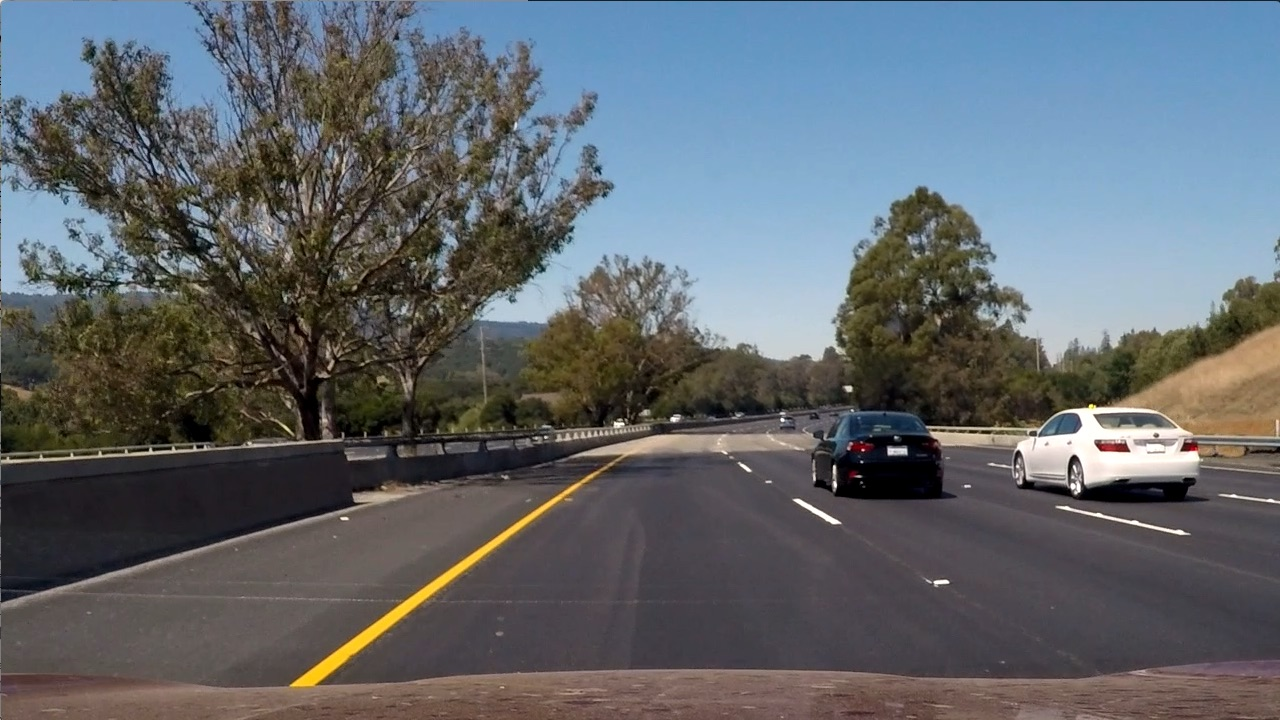
#> input picture test_images/test6.jpg, 1280 x 720 px
$ jupyter execute --allow-errors Advanced_Lane_Lines.ipynb   (older library calls are emulated)
#> lines starting #> are read from the running program, lines starting #| are printed output that depends on the picture; after the words box and inside, x2 and y2 are one past the last pixel; in counts of white or black regions, pixels touching at a corner belong together
[cell 1]
# import neccessary package
import numpy as np
import cv2
import matplotlib.pyplot as plt
import glob
import pickle
import os
from moviepy.editor import VideoFileClip
from IPython.display import HTML
import matplotlib.image as mpimg

## 1. Camera Calibration and Image Undistortion

[cell 2]
# function to calibration the vehicle camera
# [37 lines left out: function camera_calibration, not called in this run]

[cell 3]
# After calibration the vehicle camera, use this function to undistort images
def undistortion (image, pickle_file, print_flag = None, image_directory = None, cal_image = None):
    # check to see if the pickle_file already existed, then load camera calibration parameters
    if os.path.isfile(pickle_file):
        dist_pickle = pickle.load(open(pickle_file, 'rb'))
        mtx = dist_pickle['mtx']
        dist = dist_pickle['dist']
    else:
        # if there is no pickle_file, do the camera calibration
        mtx, dist = camera_calibration(image_directory,cal_image)
    img = cv2.imread(image)
    dst = cv2.undistort(img, mtx, dist, None, mtx)
    # write a undistorted image on a file
    cv2.imwrite('output_images/undistored_image.jpg', dst)

    if print_flag == 'yes':
        # Visualize undistortion
        f, (ax1, ax2) = plt.subplots(1, 2, figsize=(20, 10))
        ax1.imshow(img, cmap='gray')
        ax1.set_title('Original Image', fontsize=10)
        ax2.imshow(dst, cmap='gray')
        ax2.set_title('Undistorted Image', fontsize=10)
        plt.show()
    return dst

[cell 4]
# camera calibration
# image_directory = 'camera_cal/*.jpg'
# cal_image = 'camera_cal/calibration4.jpg'
# mtx, dist = camera_calibration(image_directory,cal_image)

# Undistort the test image
test_image = 'test_images/test6.jpg'
pickle_file = 'camera_cal.p'
#> (the rest of this cell did not finish here and is left out)

#> (reads camera_cal.p from the repository)
#> in undistortion, img is the input picture: shape (720, 1280, 3); mean B, G, R 107.9, 102.6, 97

## 2. Gradient and Color Threshold
### (a). Function definition

[cell 5]
# Define a function to threshold an image for a given range and Sobel kernel
def dir_threshold(image, sobel_kernel=3, thresh=(0, np.pi / 2)):
    # convert to grayscale
    gray = cv2.cvtColor(image, cv2.COLOR_RGB2GRAY)
    # use bilateral filter to filter out noises while preserve edges of images
    gray = cv2.bilateralFilter(gray,5,9,9)

    # Calculate the x and y gradients
    sobelx = cv2.Sobel(gray, cv2.CV_64F, 1, 0, ksize=sobel_kernel)
    sobely = cv2.Sobel(gray, cv2.CV_64F, 0, 1, ksize=sobel_kernel)

    # Take the absolute value of the gradient direction,
    # apply a threshold, and create a binary image result
    absgraddir = np.arctan2(np.absolute(sobely), np.absolute(sobelx))
    binary_direction = np.zeros_like(absgraddir)
    binary_direction[(absgraddir >= thresh[0]) & (absgraddir <= thresh[1])] = 1

    # Return the binary image
    return binary_direction


# Define a sobel function that takes an image, gradient orientation,
# and threshold min / max values.
def apply_sobel (image, orient='x', sobel_threshmin = 0, sobel_threshmax = 100, sobel_kernel = 3):
    # Convert to grayscale
    gray = cv2.cvtColor(image, cv2.COLOR_BGR2GRAY)
    # use bilateral filter to filter out noises while preserve edges of images
    gray = cv2.bilateralFilter(gray,5,9,9)

    # Depend on the given orientation, select the right orient
    if orient == 'x':
        sobelx = cv2.Sobel(gray, cv2.CV_64F, 1, 0, ksize= sobel_kernel)
        abs_sobelx = np.absolute(sobelx)
        scaled_sobelx = np.uint8(255 * abs_sobelx / np.max(abs_sobelx))
        scaled_sobel = scaled_sobelx

    elif orient == 'y':
        sobely = cv2.Sobel(gray, cv2.CV_64F, 0, 1, ksize= sobel_kernel)
        abs_sobely = np.absolute(sobely)
        scaled_sobely = np.uint8(255 * abs_sobely / np.max(abs_sobely))
        scaled_sobel = scaled_sobely

    sobel_binary = np.zeros_like(scaled_sobel)
    sobel_binary[(scaled_sobel >= sobel_threshmin) & (scaled_sobel <= sobel_threshmax)] = 1
    return sobel_binary

# Define a function to return the magnitude of the gradient
# for a given sobel kernel size and threshold values
def mag_thresh(img, sobel_kernel=3, mag_thresh=(0, 255)):
    # Convert to grayscale
    gray = cv2.cvtColor(img, cv2.COLOR_RGB2GRAY)
    # use bilateral filter to filter out noises while preserve edges of images
    gray = cv2.bilateralFilter(gray,5,9,9)

    # Take both Sobel x and y gradients
    sobelx = cv2.Sobel(gray, cv2.CV_64F, 1, 0, ksize=sobel_kernel)
    sobely = cv2.Sobel(gray, cv2.CV_64F, 0, 1, ksize=sobel_kernel)

    # Calculate the gradient magnitude
    gradmag = np.sqrt(sobelx**2 + sobely**2)

    # Rescale to 8 bit
    scale_factor = np.max(gradmag)/255
    gradmag = (gradmag/scale_factor).astype(np.uint8)

    # Create a binary image of ones where threshold is met, zeros otherwise
    mag_binary = np.zeros_like(gradmag)
    mag_binary[(gradmag >= mag_thresh[0]) & (gradmag <= mag_thresh[1])] = 1

    return mag_binary

# Define a function to return the color threshold for a given S-channel of HLS color space
def apply_hls_color_threshold (image, hls_threshmin=0, hls_threshmax=100):
    hls = cv2.cvtColor(image, cv2.COLOR_RGB2HLS)
    # use bilateral filter to filter out noises while preserve edges of images
    hls = cv2.bilateralFilter(hls,5,9,9)
    h = hls[:,:,0]
    l = hls[:,:,1]
    s = hls[:,:,2]
    hls_binary = np.zeros_like(s)
    # Create a binary image of ones where threshold is met, zeros otherwise
    hls_binary[(s > hls_threshmin) & (s <= hls_threshmax)] = 1
    return  hls_binary

# Define a function to return the color threshold for a given S-channel of HSV color space
def apply_hsv_color_threshold (image, hsv_threshmin=0, hsv_threshmax=100):
    hsv = cv2.cvtColor(image, cv2.COLOR_RGB2HSV)
    # use bilateral filter to filter out noises while preserve edges of images
    hsv = cv2.bilateralFilter(hsv,5,9,9)
    h = hsv[:,:,0]
    s = hsv[:,:,1]
    v = hsv[:,:,2]
    hsv_binary = np.zeros_like(s)
    # Create a binary image of ones where threshold is met, zeros otherwise
    hsv_binary[(s > hsv_threshmin) & (s <= hsv_threshmax)] = 1
    return hsv_binary

# Define a function to combine different binary images
def combined_threshold (image, print_flag = None):
    # Define the region of interest so that later will be use to  mask out
    # the texture inside the lane.
    img_size = np.shape(image)
    halfTop = np.uint(img_size[0] / 1.5)
    halfBottom = np.uint(img_size[0])
    center = np.uint(img_size[1] / 2)
    TopLeft = np.uint(center - 0.05 * (img_size[1] / 2))
    TopRight = np.uint(center + 0.05 * (img_size[1] / 2))
    BottomLeft = np.uint(center - 0.5 * (img_size[1] / 2))
    BottomRight = np.uint(center + 0.7 * (img_size[1] / 2))
    src = np.float32([[TopLeft, halfTop], [TopRight, halfTop], [BottomRight, halfBottom], [BottomLeft, halfBottom]])

    sobelx_binary = apply_sobel(image, 'x', sobel_threshmin=20, sobel_threshmax=100, sobel_kernel=3)
    sobely_binary = apply_sobel(image, 'y', sobel_threshmin=20, sobel_threshmax=100, sobel_kernel=3)
    direction_binary = dir_threshold(image,sobel_kernel=3, thresh=(0.7, 1.3))
    hls_binary = apply_hls_color_threshold(image,hls_threshmin=180, hls_threshmax=255)
    hsv_binary = apply_hsv_color_threshold(image, hsv_threshmin=180, hsv_threshmax=255)
    mag_binary = mag_thresh(image,sobel_kernel=3,mag_thresh=(50,255))

    combined_sobelx_hls_binary = np.zeros_like(sobelx_binary)
    #combined_sobelx_hls_binary[(sobelx_binary == 1) | (hls_binary == 1)] = 1
    combined_sobelx_hls_binary[(sobelx_binary == 1 | ((mag_binary == 1) & (direction_binary == 1))) | hls_binary == 1] = 1

    # mask out texture inside the lane
    cv2.fillPoly(combined_sobelx_hls_binary, np.array([src], np.int32), 0)

    # plot 6 different gradient and color threshold technique on a given test image
    if print_flag == 'yes':
        plt.figure('Test Images', figsize=(20,10))
        plt.subplot(2,3,1)
        plt.title('sobel x image')
        plt.imshow(sobelx_binary, cmap='gray')

        plt.subplot(2, 3, 2)
        plt.title('sobel y image')
        plt.imshow(sobely_binary, cmap='gray')

        plt.subplot(2, 3, 3)
        plt.title('sobel direction')
        plt.imshow(direction_binary, cmap='gray')

        plt.subplot(2, 3, 4)
        plt.title('hls threshold image')
        plt.imshow(hls_binary, cmap='gray')

        plt.subplot(2, 3, 5)
        plt.title('hsv threshold image')
        plt.imshow(hsv_binary, cmap='gray')

        plt.subplot(2, 3, 6)
        plt.title('combined sobelx and hls image')
        plt.imshow(combined_sobelx_hls_binary, cmap='gray')
        plt.show()
    return combined_sobelx_hls_binary, sobelx_binary, mag_binary, direction_binary, hls_binary

# Define a function to apply the combined gradient and color threshold technique on eight
# test images in the test_image_directory
def test_image_binaries(test_image_directory, pickle_file):
    list_combined_binary = []
    images = glob.glob(test_image_directory)
    for i, image in enumerate(images):
        dst = undistortion(image,pickle_file, print_flag = None)
#> call 2 of undistortion, with image = 'test_images/straight_lines1.jpg', pickle_file = 'camera_cal.p'
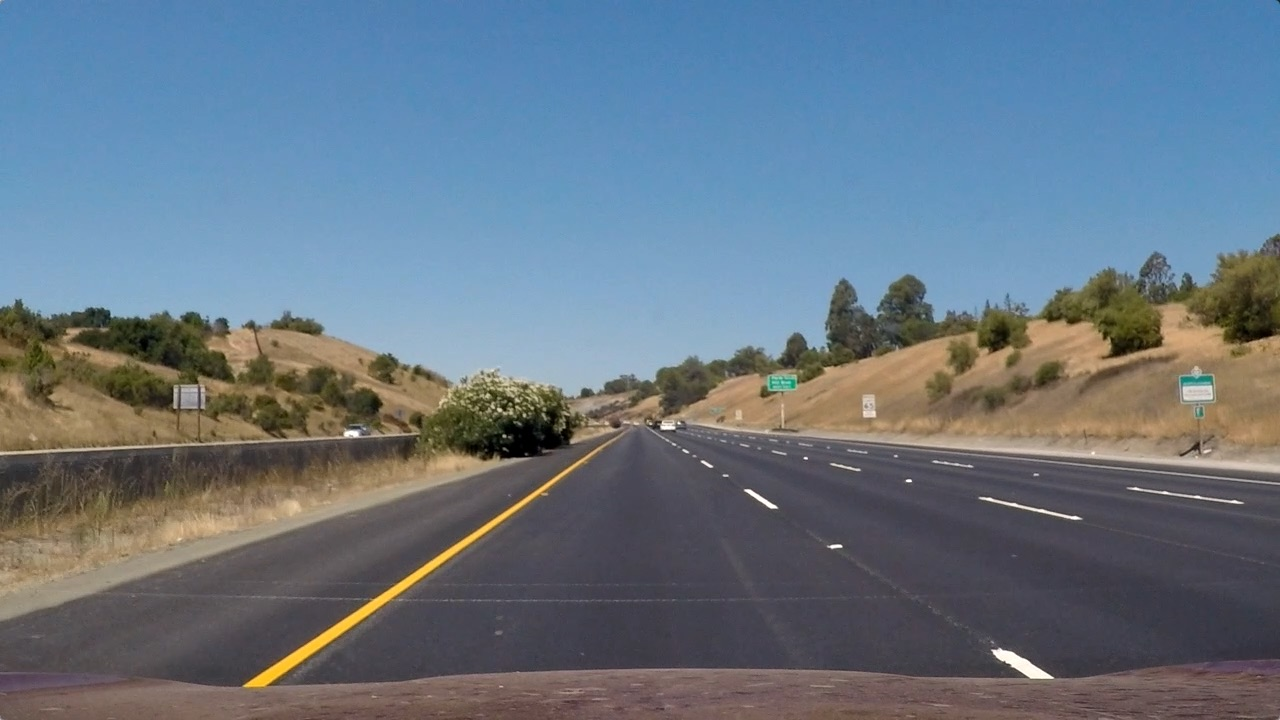
#> input picture test_images/straight_lines1.jpg, 1280 x 720 px
#> in undistortion, img is the input picture: shape (720, 1280, 3); mean B, G, R 131.2, 117.7, 103.2
        combined_sobelx_hls_binary, sobelx_binary, mag_binary, direction_binary, hls_binary \
        = combined_threshold(dst)
#> in combined_threshold, `sobelx_binary = apply_sobel(image, 'x', sobel_threshmin=20, sobel_thre..`:
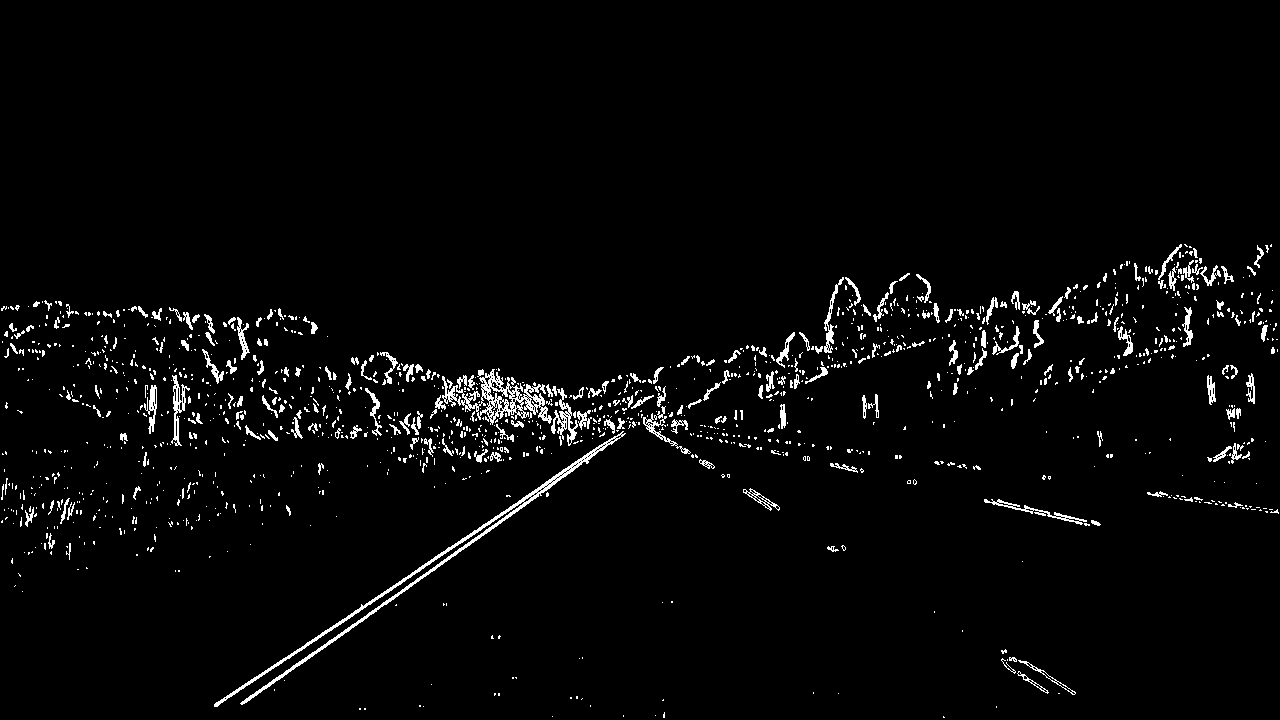
#> sobelx_binary: shape (720, 1280); values 0 (black) and 1 (white), 2.9% white in thin lines or dots, all inside (x1, y1, x2, y2) = (1, 244, 1279, 718)
#> in apply_hsv_color_threshold, `v = hsv[:,:,2]`:
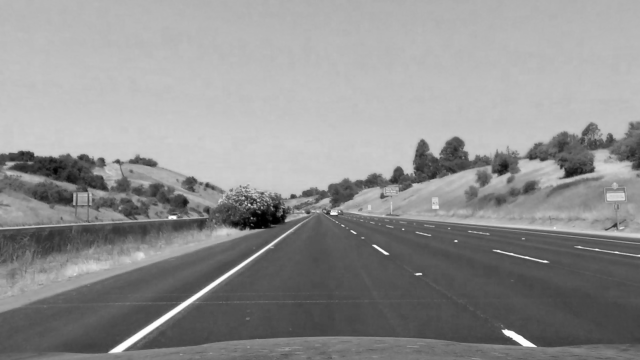
#> v: shape (720, 1280) (shown at 1/2 size); min 0, max 255, mean 143.5
#> in mag_thresh, `scale_factor = np.max(gradmag)/255`: scale_factor = 2.85
#> in combined_threshold, `cv2.fillPoly(combined_sobelx_hls_binary, np.array([src], np.int32), 0)`:
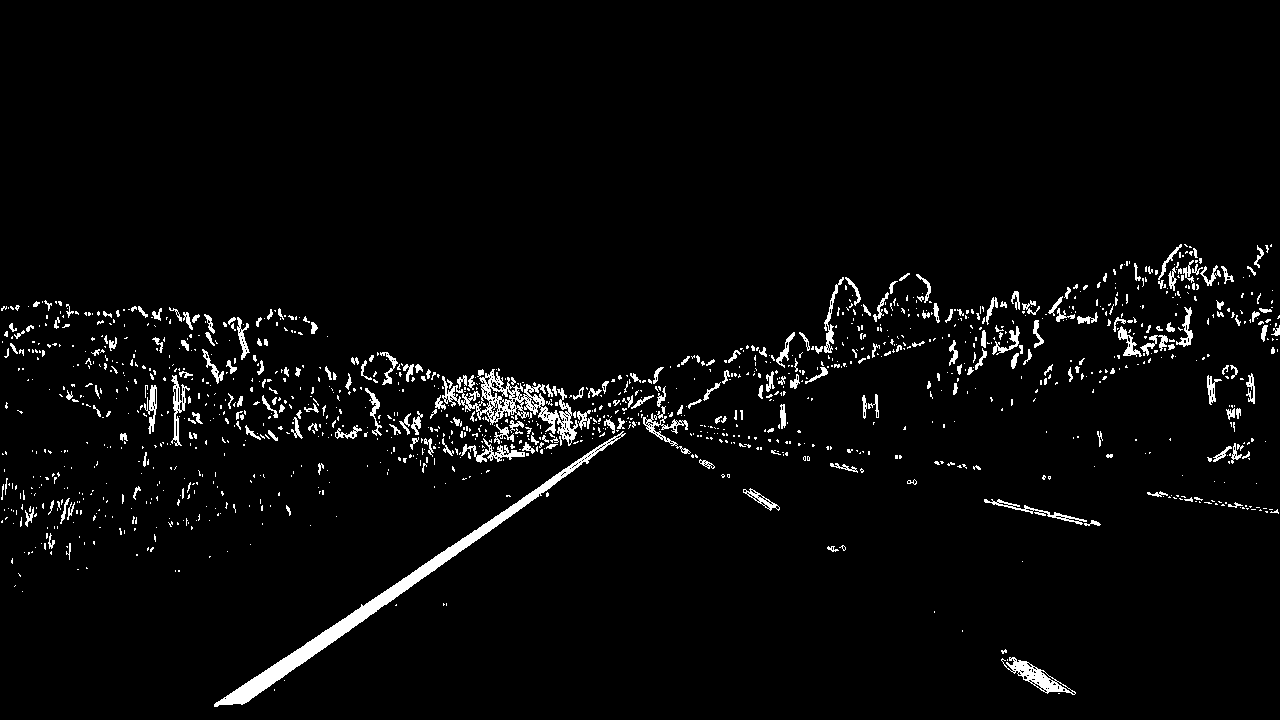
#> combined_sobelx_hls_binary: shape (720, 1280); values 0 (black) and 1 (white), 3.3% white; 1348 white regions (1095 under 20 px), largest, box (x1, y1, x2, y2) and area: (214, 431, 626, 707) 5159, (442, 369, 578, 446) 2513, (1001, 657, 1076, 695) 807
        list_combined_binary.append(combined_sobelx_hls_binary)
        plt.figure('Eight Test Images', figsize=(20,10))
#> (this line was passed over: IPython is not available in this run)
        plt.subplot(2,4, i+1)
#> (this line was passed over: IPython is not available in this run)
        plt.title('Image: test%s.jpg'%str(i+1))
#> (this line was passed over: IPython is not available in this run)
        plt.imshow(combined_sobelx_hls_binary, cmap='gray')
#> (this line was passed over: IPython is not available in this run)
    plt.show()
    return list_combined_binary
